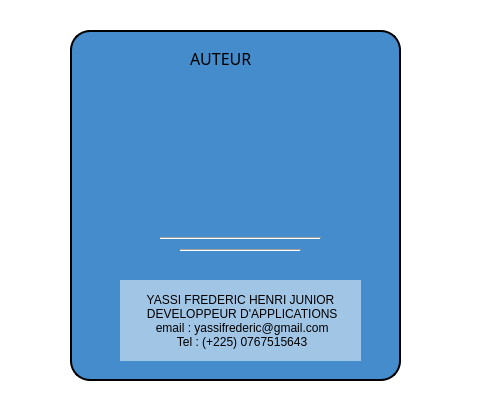
<?xml version="1.0" encoding="UTF-8"?>
<ui version="4.0">
 <class>Dialog</class>
 <widget class="QDialog" name="Dialog">
  <property name="geometry">
   <rect>
    <x>0</x>
    <y>0</y>
    <width>483</width>
    <height>417</height>
   </rect>
  </property>
  <property name="windowTitle">
   <string>Dialog</string>
  </property>
  <property name="autoFillBackground">
   <bool>false</bool>
  </property>
  <property name="styleSheet">
   <string notr="true">#Dialog {
background-color: rgb(255, 255, 255);
}</string>
  </property>
  <property name="sizeGripEnabled">
   <bool>false</bool>
  </property>
  <property name="modal">
   <bool>true</bool>
  </property>
  <widget class="QWidget" name="widget" native="true">
   <property name="geometry">
    <rect>
     <x>70</x>
     <y>30</y>
     <width>331</width>
     <height>351</height>
    </rect>
   </property>
   <property name="autoFillBackground">
    <bool>false</bool>
   </property>
   <property name="styleSheet">
    <string notr="true">#widget {
border-radius : 20px ;
border : 2px solid black ;
background-color: #448ccb ;
}</string>
   </property>
   <widget class="QWidget" name="widget_2" native="true">
    <property name="geometry">
     <rect>
      <x>40</x>
      <y>-30</y>
      <width>271</width>
      <height>291</height>
     </rect>
    </property>
    <property name="autoFillBackground">
     <bool>false</bool>
    </property>
    <property name="styleSheet">
     <string notr="true">#widget_2 {
	image: url(:/Mes images/maphoto.png);
border-radius : 60px  ;
}</string>
    </property>
    <widget class="Line" name="line">
     <property name="geometry">
      <rect>
       <x>50</x>
       <y>230</y>
       <width>161</width>
       <height>16</height>
      </rect>
     </property>
     <property name="orientation">
      <enum>Qt::Horizontal</enum>
     </property>
    </widget>
    <widget class="Line" name="line_2">
     <property name="geometry">
      <rect>
       <x>70</x>
       <y>240</y>
       <width>121</width>
       <height>20</height>
      </rect>
     </property>
     <property name="orientation">
      <enum>Qt::Horizontal</enum>
     </property>
    </widget>
   </widget>
   <widget class="QLabel" name="label">
    <property name="geometry">
     <rect>
      <x>50</x>
      <y>250</y>
      <width>241</width>
      <height>81</height>
     </rect>
    </property>
    <property name="font">
     <font>
      <family>MS Sans Serif</family>
     </font>
    </property>
    <property name="styleSheet">
     <string notr="true">background-color: rgba(255, 255, 255,0.5);</string>
    </property>
    <property name="text">
     <string>YASSI FREDERIC HENRI JUNIOR 
 DEVELOPPEUR D'APPLICATIONS 
 email : yassifrederic@gmail.com 
 Tel : (+225) 0767515643</string>
    </property>
    <property name="textFormat">
     <enum>Qt::PlainText</enum>
    </property>
    <property name="alignment">
     <set>Qt::AlignCenter</set>
    </property>
   </widget>
   <widget class="QLabel" name="label_2">
    <property name="geometry">
     <rect>
      <x>120</x>
      <y>20</y>
      <width>101</width>
      <height>16</height>
     </rect>
    </property>
    <property name="font">
     <font>
      <family>Segoe Script</family>
      <pointsize>12</pointsize>
     </font>
    </property>
    <property name="text">
     <string>AUTEUR</string>
    </property>
   </widget>
  </widget>
 </widget>
 <resources>
  <include location="test.qrc"/>
 </resources>
 <connections/>
</ui>
